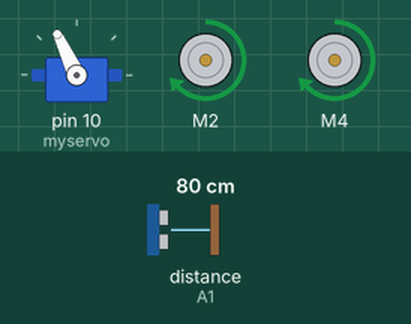
This sketch was run on a simulated Arduino Uno, built with avr-gcc and run on an emulated ATmega328P. Shown: servo, 2 × DC motor (green arrow = forward, orange = backward, longer = faster). Inputs (shaded band) come from the test bench; at power-on: distance to the obstacle (sensor on A1) 80 cm. The echo pulse lasts 58.3 µs per cm.

Above: at 3.9 s.
4.0 s: distance to the obstacle (sensor on A1) set to 33 cm
5.5 s: distance to the obstacle (sensor on A1) set to 28 cm
At 7.2 s:
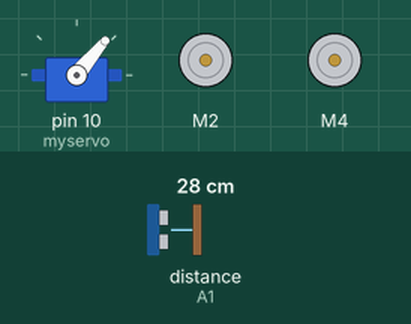
8.5 s: distance to the obstacle (sensor on A1) set to 35 cm
At 8.5 s:
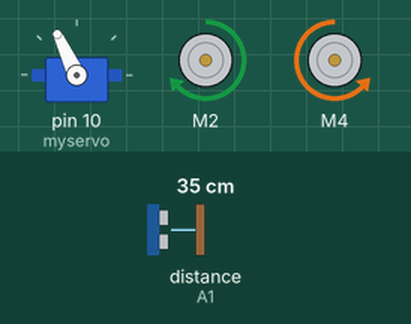
11.5 s: distance to the obstacle (sensor on A1) set to 2 cm
At 13.9 s:
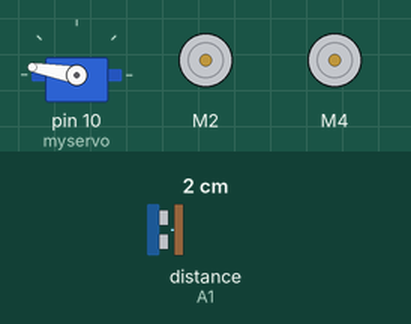
14.5 s: distance to the obstacle (sensor on A1) set to 60 cm
At 15.58 s:
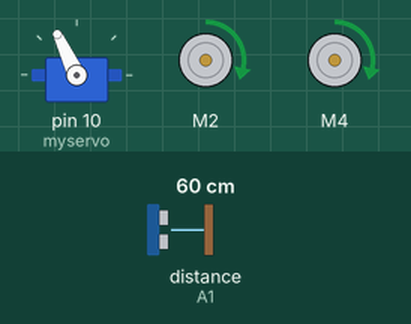
Timing chart, 0 to 18.0 s (numbered marks = the images above; inputs shaded):
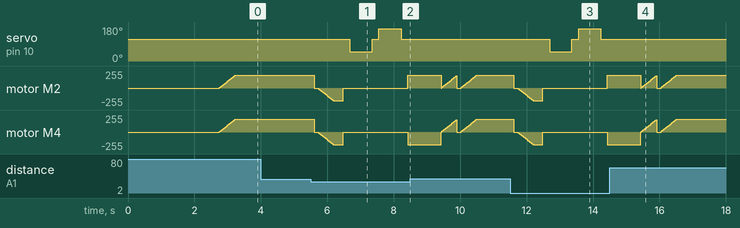

The sketch:

Wall-E.ino
```cpp
#include <AFMotor.h>
#include <NewPing.h>
#include <Servo.h>
#define TRIG_PIN A0
#define ECHO_PIN A1
#define MAX_DISTANCE 200
#define MAX_SPEED 190
#define MAX_SPEED_OFFSET 20

NewPing sonar(TRIG_PIN, ECHO_PIN, MAX_DISTANCE);

AF_DCMotor motorL(2, MOTOR12_1KHZ); //motor L
AF_DCMotor motorR(4, MOTOR34_1KHZ); //motor R
Servo myservo;

boolean goesForward=false;
int distance = 100;
int speedSet = 0;

void setup() {

  myservo.attach(10);
  myservo.write(115);
  delay(2000);
  distance = readPing();
  delay(100);
  distance = readPing();
  delay(100);
  distance = readPing();
  delay(100);
  distance = readPing();
  delay(100);
}

void loop() {
 int distanceR = 0;
 int distanceL = 0;
 delay(40);

 if(distance<=30)
 {
  moveStop();
  delay(100);
  moveBackward();
  delay(300);
  moveStop();
  delay(200);
  distanceR = lookRight();
  delay(200);
  distanceL = lookLeft();
  delay(200);
  if(distanceR <= 30 && distanceL <= 30){
    turnAround();
    moveStop();
  } else {
    if(distanceR>=distanceL)
  {
    turnRight();
    moveStop();
  }else
  {
    turnLeft();
    moveStop();
  }
  }
 }else
 {
  moveForward();
 }
 distance = readPing();
}

int lookRight()
{
    myservo.write(50);
    delay(500);
    int distance = readPing();
    delay(100);
    myservo.write(115);
    return distance;
}

int lookLeft()
{
    myservo.write(170);
    delay(500);
    int distance = readPing();
    delay(100);
    myservo.write(115);
    return distance;
    delay(100);
}

int readPing() {
  delay(70);
  int cm = sonar.ping_cm();
  if(cm==0)
  {
    cm = 250;
  }
  return cm;
}

void moveStop() {
  motorL.run(RELEASE);
  motorR.run(RELEASE);
  goesForward = false;
  }

void moveForward() {

 if(!goesForward)
  {
    goesForward=true;
    motorL.run(FORWARD);
    motorR.run(FORWARD);
   for (speedSet = 0; speedSet < MAX_SPEED; speedSet +=2)
   {
    motorL.setSpeed(speedSet);
    motorR.setSpeed(speedSet);
    delay(5);
   }
  }
}

void moveBackward() {
    goesForward=false;
    motorL.run(BACKWARD);
    motorR.run(BACKWARD);
  for (speedSet = 0; speedSet < MAX_SPEED; speedSet +=2)
  {
    motorL.setSpeed(speedSet);
    motorR.setSpeed(speedSet);
    delay(5);
  }
}

void turnRight() {
  goesForward = false;
  motorL.run(FORWARD);
  motorR.run(BACKWARD);
  delay(500);
  moveStop();
  moveForward();
}

void turnLeft() {
  goesForward = false;
  motorL.run(BACKWARD);
  motorR.run(FORWARD);
  delay(500);
  moveStop();
  moveForward();
}

void turnAround() {
  goesForward = false;
  motorL.run(FORWARD);
  motorR.run(BACKWARD);
  delay(1000);
  moveStop();
  moveForward();
}
```

Measured:
- the behaviour switches between 31 and 30 cm on distance to the obstacle (sensor on A1) (found by bisection; images 0 and 1)
- after the input at 4.0 s, every drawn part: stays the same
- after the input at 5.5 s, servo on pin 10 (myservo): 115° → 50° after 1.2 s, → 115° 0.67 s later, → 170° 0.20 s later, → 115° 0.67 s later
- after the input at 8.5 s, servo on pin 10 (myservo): stays 115° (without the input it goes to 50° after 2.6 s)
- after the input at 11.5 s, servo on pin 10 (myservo): 115° → 50° after 1.2 s, → 115° 0.67 s later, → 170° 0.20 s later, → 115° 0.67 s later
- after the input at 14.5 s, servo on pin 10 (myservo): stays 115° (without the input it goes to 50° after 2.6 s)
- by itself, motor M2: ramps from stopped to forward 188/255 and jumps back, once every 0.48 s
